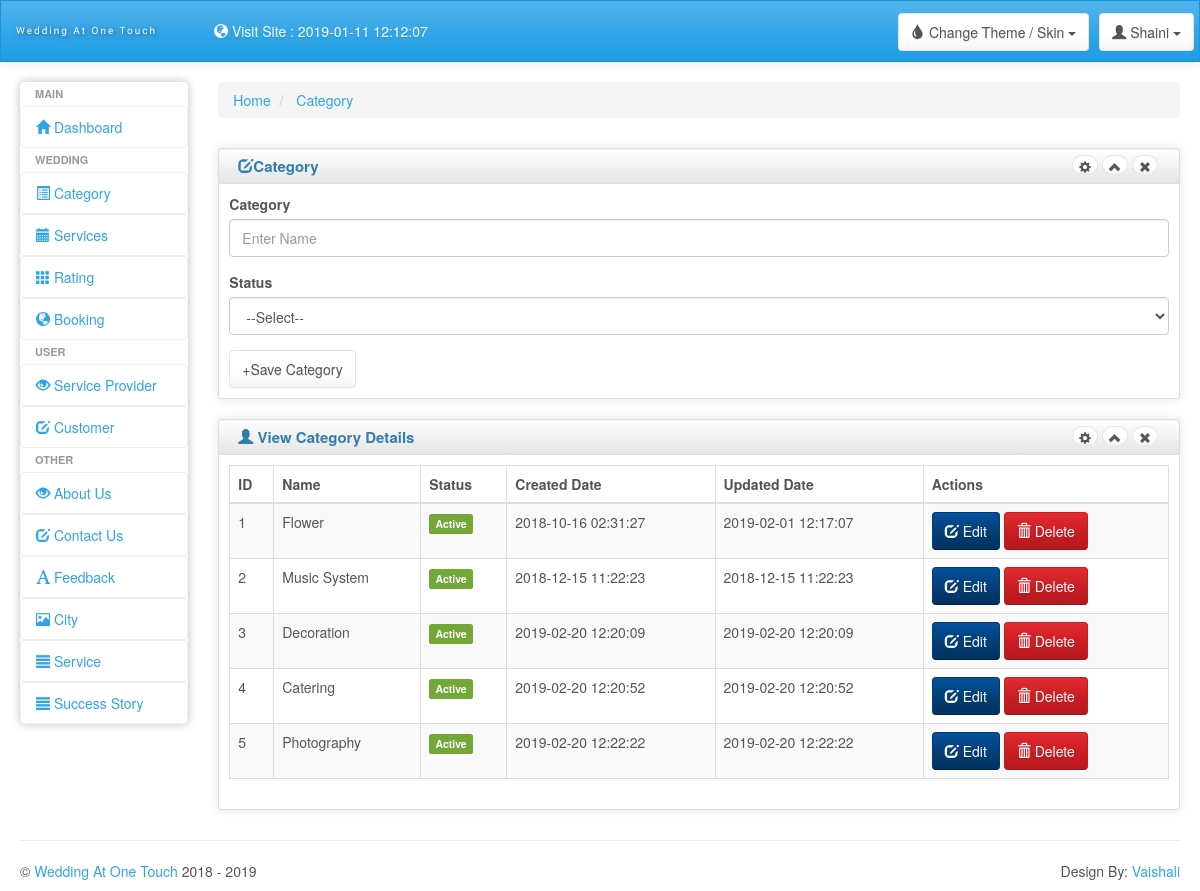
/Admin/index.php?file=category (signed in), run on the app's committed database.
### tables this page shows
CREATE TABLE `category_tb` (
  `cat_id` int(11) NOT NULL,
  `cat_name` varchar(50) NOT NULL,
  `cat_status` enum('Active','Deactive') NOT NULL,
  `cat_created` datetime NOT NULL,
  `cat_updated` datetime NOT NULL
);

### Admin/middle/category.php (the view, shortened to what this page needs)
<div class="row">
    <div class="box col-md-12">
        <div class="box-inner">
            <div class="box-header well" data-original-title="">
                <h2><i class="glyphicon glyphicon-edit"></i>Category</h2>
                <div class="box-icon">
                    <a href="#" class="btn btn-setting btn-round btn-default"><i
                            class="glyphicon glyphicon-cog"></i></a>
                    <a href="#" class="btn btn-minimize btn-round btn-default"><i
                            class="glyphicon glyphicon-chevron-up"></i></a>
                    <a href="#" class="btn btn-close btn-round btn-default"><i
                            class="glyphicon glyphicon-remove"></i></a>
                </div>
            </div>
            <div class="box-content">
                <form role="form" method="post">
                        <div class="form-group">
                        <label for="exampleInputEmail1">Category</label>
                         <input type="text" name="a1"   class="form-control" placeholder="Enter Name" />
                        </div>
	         <div class="form-group">
                        <label for="exampleInputEmail1">Status</label>
		<select class="form-control" name="a2">
		<option value="">--Select--</option>
		</select>
                         </div>
                    <input type="submit" name="sub2" value="+Save Category"  class="btn btn-default" />
                </form>
            </div>
        </div>
    </div>
</div>
<div class="row">
    <div class="box col-md-12">
    <div class="box-inner">
    <div class="box-header well" data-original-title="">
        <h2><i class="glyphicon glyphicon-user"></i> View Category Details</h2>
        <div class="box-icon">
            <a href="#" class="btn btn-setting btn-round btn-default"><i class="glyphicon glyphicon-cog"></i></a>
            <a href="#" class="btn btn-minimize btn-round btn-default"><i
                    class="glyphicon glyphicon-chevron-up"></i></a>
            <a href="#" class="btn btn-close btn-round btn-default"><i class="glyphicon glyphicon-remove"></i></a>
        </div>
    </div>
    <div class="box-content">
    <table class="table table-striped table-bordered bootstrap-datatable datatable responsive">
    <thead>
    <tr>
        <th>ID</th>
        <th>Name</th>
        <th>Status</th>
        <th>Created Date</th>
        <th>Updated Date</th>
        <th>Actions</th>
    </tr>
    </thead>
    <tbody>
	<?php
	$sel = "select * from category_tb";
	$result = $con->query($sel);
	$j=1;
	foreach($result as $v)
	{
	?>
    <tr>
        <td><?php echo $j++;?></td>
        <td class="center"><?php echo $v['cat_name'];?></td>
         <td class="center">
		 <?php
		 if($v['cat_status']=="Active")
		 {
		 ?>
		 <span class="label-success label label-default"><?php echo $v['cat_status'];?></span>
		 <?php } else { ?>
		 <span class="label-default label label-danger"><?php echo $v['cat_status'];?></span>
		 <?php } ?>
		 </td>
          <td class="center"><?php echo $v['cat_created'];?></td>
           <td class="center"><?php echo $v['cat_updated'];?></td>
        <td class="center">
            <a class="btn btn-info" href="index.php?file=category_edit&edt=<?php echo $v['cat_id'];?>">
                <i class="glyphicon glyphicon-edit icon-white"></i>
                Edit
            </a>
            <a class="btn btn-danger" href="index.php?file=category&del=<?php echo $v['cat_id'];?>" onclick="return confirm('Are You Sure You Want TO Delete..?');">
                <i class="glyphicon glyphicon-trash icon-white"></i>
                Delete
            </a>
        </td>
    </tr>
   <?php } ?>
    </tbody>
    </table>
    </div>
    </div>
    </div>
    </div>

### Admin/index.php (shortened to what this page needs)
<!DOCTYPE html>
<html lang="en">
<head>
    <?php
	include_once("include/link.php");
	if(isset($_REQUEST['file']))
	{
	  $filename = $_REQUEST['file'];
	}
	?>
</head>
<body>
     <?php
	 if($filename!='login')
	 {
	 ?>
    <div class="navbar navbar-default" role="navigation">
     <?php
	 include_once("include/header.php");
	 ?>
    </div>
	<?php } ?>
<div class="ch-container">
    <div class="row">
        <?php
		 if($filename!='login')
	     {
		 ?>
        <div class="col-sm-2 col-lg-2">
        <?php include_once("include/left_bar.php");?>
        </div>
        <div id="content" class="col-lg-10 col-sm-10">
            <div>
    <ul class="breadcrumb">
        <li>
            <a href="index.php?file=home">Home</a>
        </li>
        <li>
            <a href="#"><?php echo ucfirst($filename);?></a>
        </li>
    </ul>
</div>
<?php } ?>
<?php include_once("middle/".$filename.".php");?>
    </div>
</div>
    <hr>
    <?php
	 if($filename!='login')
	 {
	?>
    <footer class="row">
        <?php include_once("include/footer.php");?>
    </footer>
  <?php } ?>
</div>
</body>
</html>

### Admin/include/link.php (shortened to what this page needs)
<link id="bs-css" href="css/bootstrap-cerulean.min.css" rel="stylesheet">
<link href="css/charisma-app.css" rel="stylesheet">
<link href='bower_components/fullcalendar/dist/fullcalendar.css' rel='stylesheet'>
<link href='bower_components/fullcalendar/dist/fullcalendar.print.css' rel='stylesheet' media='print'>
<link href='bower_components/chosen/chosen.min.css' rel='stylesheet'>
<link href='bower_components/colorbox/example3/colorbox.css' rel='stylesheet'>
<link href='bower_components/responsive-tables/responsive-tables.css' rel='stylesheet'>
<link href='bower_components/bootstrap-tour/build/css/bootstrap-tour.min.css' rel='stylesheet'>
<link href='css/jquery.noty.css' rel='stylesheet'>
<link href='css/noty_theme_default.css' rel='stylesheet'>
<link href='css/elfinder.min.css' rel='stylesheet'>
<link href='css/elfinder.theme.css' rel='stylesheet'>
<link href='css/jquery.iphone.toggle.css' rel='stylesheet'>
<link href='css/uploadify.css' rel='stylesheet'>
<link href='css/animate.min.css' rel='stylesheet'>

### Admin/include/header.php (shortened to what this page needs)
<div class="navbar-inner">
           <a class="navbar-brand" href="index.php?file=home">
               <span style="font-size:10px">Wedding At One Touch</span></a>
           <div class="btn-group pull-right">
               <button class="btn btn-default dropdown-toggle" data-toggle="dropdown">
                   <i class="glyphicon glyphicon-user"></i><span class="hidden-sm hidden-xs"> <?php echo $_SESSION["login"];?></span>
                   <span class="caret"></span>
               </button>
           </div>
           <div class="btn-group pull-right theme-container animated tada">
               <button class="btn btn-default dropdown-toggle" data-toggle="dropdown">
                   <i class="glyphicon glyphicon-tint"></i><span
                       class="hidden-sm hidden-xs"> Change Theme / Skin</span>
                   <span class="caret"></span>
               </button>
           </div>
           <ul class="collapse navbar-collapse nav navbar-nav top-menu">
               <li><a href="#"><i class="glyphicon glyphicon-globe"></i> Visit Site : <?php echo $_SESSION['last'];?></a></li>
           </ul>
       </div>

### Admin/include/left_bar.php (shortened to what this page needs)
<div class="sidebar-nav">
                <div class="nav-canvas">
                    <ul class="nav nav-pills nav-stacked main-menu">
                        <li class="nav-header">Main</li>
                        <li><a class="ajax-link" href="index.php?file=home"><i class="glyphicon glyphicon-home"></i><span> Dashboard</span></a>
                        </li>
						<li class="nav-header">Wedding</li>
                        <li><a class="ajax-link" href="index.php?file=category"><i class="glyphicon glyphicon-list-alt"></i><span> Category</span></a>
                        </li>
						<li><a class="ajax-link" href="index.php?file=service"><i class="glyphicon glyphicon-calendar"></i><span> Services</span></a>
                        </li>
                        <li><a class="ajax-link" href="index.php?file=rating"><i
                                    class="glyphicon glyphicon-th"></i><span> Rating</span></a></li>
                        <li><a href="index.php?file=booking"><i class="glyphicon glyphicon-globe"></i><span> Booking</span></a></li>
						<li class="nav-header">User</li>
						<li><a class="ajax-link" href="index.php?file=serviceprovider"><i class="glyphicon glyphicon-eye-open"></i><span> Service Provider</span></a>
                        </li>
                        <li><a class="ajax-link" href="index.php?file=user"><i
                                    class="glyphicon glyphicon-edit"></i><span> Customer</span></a></li>
                        <li class="nav-header">Other</li>
						<li><a class="ajax-link" href="index.php?file=about"><i class="glyphicon glyphicon-eye-open"></i><span> About Us</span></a>
                        </li>
                        <li><a class="ajax-link" href="index.php?file=contact"><i
                                    class="glyphicon glyphicon-edit"></i><span> Contact Us</span></a></li>
                        <li><a class="ajax-link" href="index.php?file=feedback">
<i class="glyphicon glyphicon-font"></i><span> Feedback</span></a>
                        </li>
                        <li><a class="ajax-link" href="index.php?file=city"><i class="glyphicon glyphicon-picture"></i><span> City</span></a>
                        </li>
                        <li><a class="ajax-link" href="index.php?file=services"><i
                                    class="glyphicon glyphicon-align-justify"></i><span> Service</span></a></li>
                        <li><a class="ajax-link" href="index.php?file=story"><i
                                    class="glyphicon glyphicon-align-justify"></i><span> Success Story</span></a></li>
                    </ul>
                </div>
            </div>

### Admin/include/footer.php
<p class="col-md-9 col-sm-9 col-xs-12 copyright">&copy; <a href="#">Wedding At One Touch</a> 2018 - 2019</p>
        <p class="col-md-3 col-sm-3 col-xs-12 powered-by">Design By: <a
                href="#">Vaishali</a></p>

### Admin/css/charisma-app.css (style rules this page uses)
select { background-color: #fff; }
.ch-container { padding: 0 15px; }
.box { margin-top: 10px; margin-bottom: 10px; }
.box-inner { border: 1px solid #DEDEDE; border-radius: 3px; -webkit-border-radius: 3px; -moz-border-radius: 3px; box-shadow: 0 0 10px rgba(189, 189, 189, 0.4); -webkit-box-shadow: 0 0 10px rgba(189, 189, 189, 0.4); -moz-box-shadow: 0 0 10px rgba(189, 189, 189, 0.4); }
.box-header { border: none; padding-top: 5px; border-bottom: 1px solid #DEDEDE; border-radius: 3px 3px 0 0; -webkit-border-radius: 3px 3px 0 0; -moz-border-radius: 3px 3px 0 0; height: 35px; min-height: 35px !important; margin-bottom: 0; font-weight: bold; font-size: 16px; background: -moz-linear-gradient(top, rgba(255, 255, 255, 0) 0%, rgba(0, 0, 0, 0.1) 100%); background: -webkit-gradient(linear, left top, left bottom, color-stop(0%, rgba(255, 255, 255, 0)), color-stop(100%, rgba(0, 0, 0, 0.1))); background: -webkit-linear-gradient(top, rgba(255, 255, 255, 0) 0%, rgba(0, 0, 0, 0.1) 100%); background: -o-linear-gradient(top, rgba(255, 255, 255, 0) 0%, rgba(0, 0, 0, 0.1) 100%); background: -ms-linear-gradient(top, rgba(255, 255, 255, 0) 0%, rgba(0, 0, 0, 0.1) 100%); background: linear-gradient(to bottom, rgba(255, 255, 255, 0) 0%, rgba(0, 0, 0, 0.1) 100%); filter: progid:DXImageTransform.Microsoft.gradient(startColorstr='#00ffffff', endColorstr='#1a000000', GradientType=0); }
.box-header h2 { font-size: 15px; width: auto; clear: none; float: left; line-height: 25px; white-space: nowrap; font-weight: bold; margin-top: 0; margin-bottom: 0; }
.box-header h2 > i { margin-top: 1px; }
.box-icon { float: right; }
.box-icon a { clear: none; float: left; margin: 0 2px; height: 20px; width: 5px; margin-top: 1px; }
.box-icon a i { margin-left: -6px; top: -1px; }
.box-content { padding: 10px; }
.btn-round { border-radius: 40px; -webkit-border-radius: 40px; -moz-border-radius: 40px; font-size: 12px; padding-top: 4px; }
footer { clear: both; }
.sidebar-nav { min-height: 0; box-shadow: 0 0 10px #BDBDBD; border-radius: 5px; margin-bottom: 0; padding-bottom: 0; max-height: none; }
.navbar-brand { font-family: 'Shojumaru', cursive, Arial, serif; letter-spacing: 2px; text-shadow: 1px 1px 5px rgba(0, 0, 0, 0.5); width: 183px; font-size: 17px; }
.navbar-brand span { float: left; }
.theme-container { z-index: 5; }
.navbar-inner { padding-top: 5px; padding-bottom: 5px; line-height: 30px; height: 60px; }
.navbar-inner .btn-group { margin: 7px 5px 0 5px; }
.pull-right { float: right !important; }
.main-menu > li > a { border: 1px solid rgba(221, 221, 221, 0.46); }
.main-menu > li { margin-top: 0 !important; }
.sidebar-nav .nav-header { display: block; padding: 3px 15px; font-size: 11px; font-weight: bold; line-height: 18px; color: #999999; text-shadow: 0 1px 0 rgba(255, 255, 255, 0.5); text-transform: uppercase; }
.navbar { border-radius: 0; }
ul.main-menu li:not(.nav-header) { -webkit-transition: .3s; -moz-transition: .3s; -ms-transition: .3s; -o-transition: .3s; transition: .3s; }
.powered-by { text-align: right; }
@media only screen and (min-width: 980px) { a, button, input[type=submit], input[type=button], .product-img { -webkit-transition: .5s; -moz-transition: .5s; -ms-transition: .5s; -o-transition: .5s; transition: .5s; } }
@media only screen and (min-width: 980px) { .ch-container { padding: 0 20px; } }

### Admin/bower_components/responsive-tables/responsive-tables.css (style rules this page uses)
table th { font-weight: bold; }
table td, table th { padding: 9px 10px; text-align: left; }

### data on the page
category_tb: cat_name "Flower", cat_status "Active", cat_created "2018-10-16 02:31:27", cat_updated "2019-02-01 12:17:07"
category_tb: cat_name "Music System", cat_status "Active", cat_created "2018-12-15 11:22:23", cat_updated "2018-12-15 11:22:23"
category_tb: cat_name "Decoration", cat_status "Active", cat_created "2019-02-20 12:20:09", cat_updated "2019-02-20 12:20:09"
category_tb: cat_name "Catering", cat_status "Active", cat_created "2019-02-20 12:20:52", cat_updated "2019-02-20 12:20:52"
category_tb: cat_name "Photography", cat_status "Active", cat_created "2019-02-20 12:22:22", cat_updated "2019-02-20 12:22:22"

### other printed values
$_SESSION["login"] "Shaini"
$_SESSION['last'] "2019-01-11 12:12:07"
$filename "Category"
